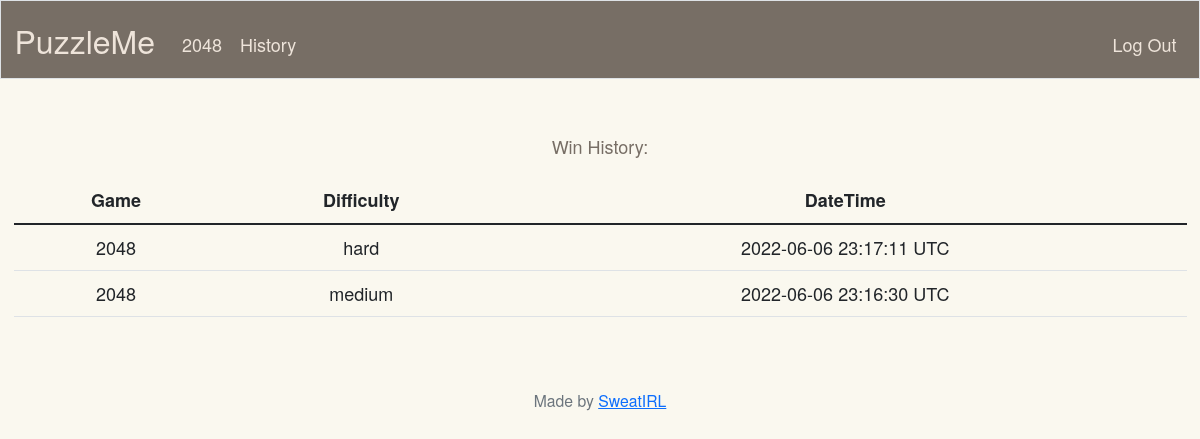
Page /history (signed in) on the committed database.
### tables this page shows
CREATE TABLE history (user_id INTEGER NOT NULL, game TEXT NOT NULL, difficulty TEXT NOT NULL, datetime TEXT NOT NULL, FOREIGN KEY(user_id) REFERENCES users(id));

### app.py (the view)
@app.route("/history")
@login_required
def history():
    return render_template("history.html", history=db.execute("SELECT game, difficulty, datetime FROM history WHERE user_id = ? ORDER BY datetime DESC LIMIT 50", session["user_id"]))

### app.py (called while the page is built)
@app.after_request
def after_request(response):
    response.headers["Cache-Control"] = "no-cache, no-store, must-revalidate"
    response.headers["Expires"] = 0
    response.headers["Pragma"] = "no-cache"
    return response

### helpers.py (called while the page is built)
def login_required(f):
    @wraps(f)
    def decorated_function(*args, **kwargs):
        if session.get("user_id") is None:
            return redirect("/login")
        return f(*args, **kwargs)
    return decorated_function

### templates/history.html (shortened to what this page needs)
{% extends "layout.html" %}
{% block main %}
    <p>Win History:</p>
    <table class="table table-hover">
        <thead>
          <tr>
            <th scope="col">Game</th>
            <th scope="col">Difficulty</th>
            <th scope="col">DateTime</th>
          </tr>
        </thead>
        <tbody>
            {% for event in history %}
              <tr>
                  <td>{{ event["game"] }}</td>
                  <td>{{ event["difficulty"] }}</td>
                  <td>{{ event["datetime"] }}</td>
              </tr>
            {% endfor %}
        </tbody>
      </table>
{% endblock %}

### static/styles.css (style rules this page uses)
html, body { margin: 0; Padding: 0; background: #faf8ef; color: #776e65; font-family: "Clear Sans", "Helvetica Neue", Arial, sans-serif; font-size: 18px; }

### rows in the picture
history: game "2048", difficulty "hard", datetime "2022-06-06 23:17:11 UTC"
history: game "2048", difficulty "medium", datetime "2022-06-06 23:16:30 UTC"
